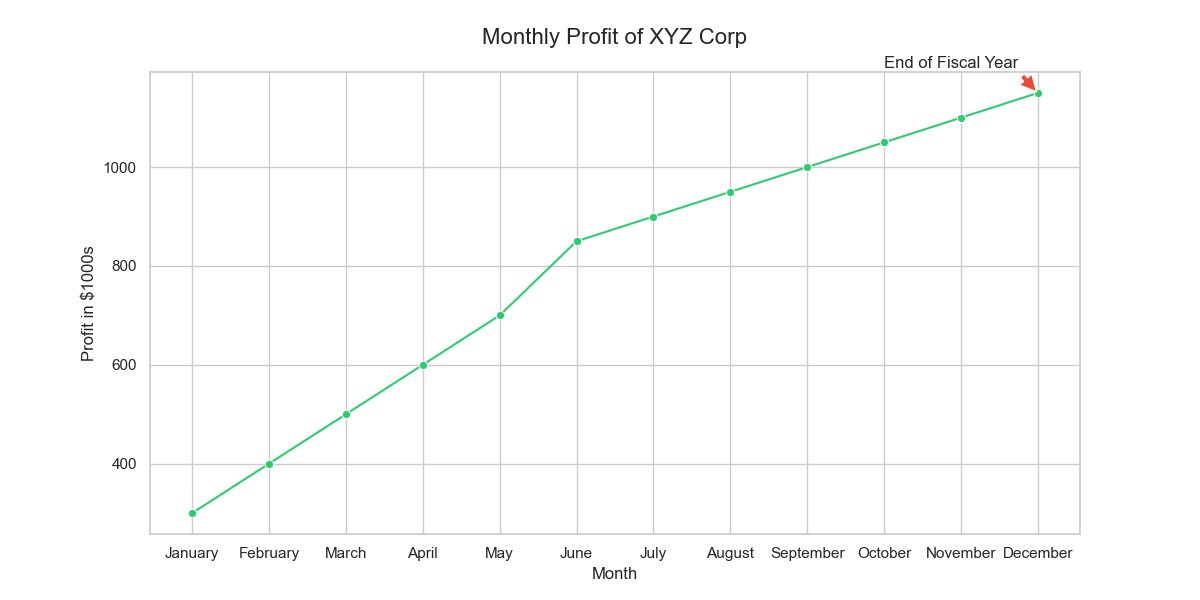

Here is the Python script that generated this plot:

import seaborn as sns
import pandas as pd
import matplotlib.pyplot as plt

data = {
    "Month": ["January", "February", "March", "April", "May", "June", 
              "July", "August", "September", "October", "November", "December"],
    "Profit": [300, 400, 500, 600, 700, 850, 900, 950, 1000, 1050, 1100, 1150]
}

df = pd.DataFrame(data)

sns.set(style="whitegrid")

plt.figure(figsize=(12, 6))
line_plot = sns.lineplot(x="Month", y="Profit", data=df, color="#2ecc71", marker="o")

line_plot.set_title('Monthly Profit of XYZ Corp', fontsize=16, pad=20)
line_plot.set_xlabel('Month')
line_plot.set_ylabel('Profit in $1000s')

plt.annotate('End of Fiscal Year', xy=('December', 1150), xytext=('October', 1200),
             arrowprops=dict(facecolor='#e74c3c', shrink=0.05))

plt.show()
